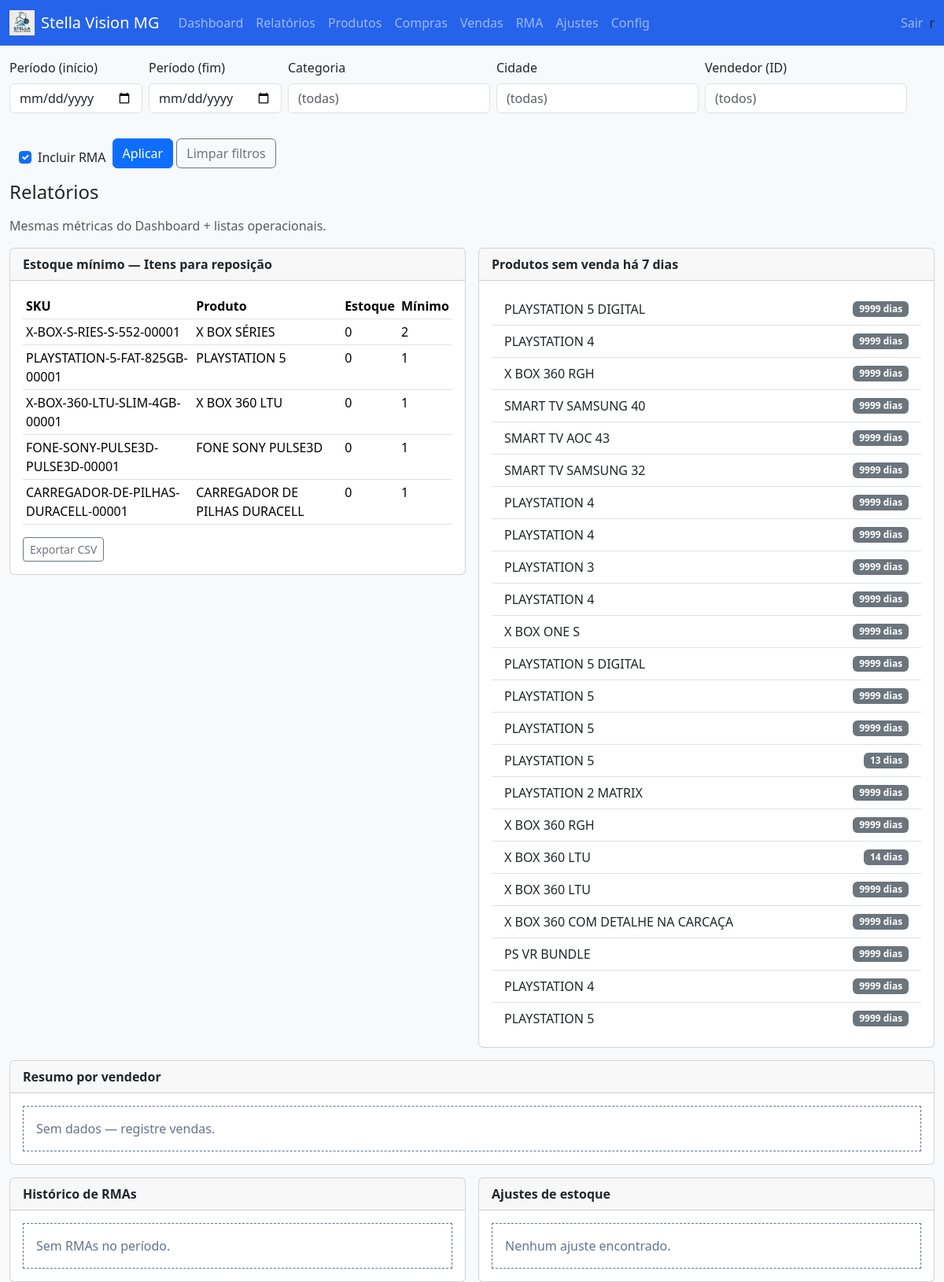
/relatorios (signed in), run on the app's committed database.
### tables this page shows
CREATE TABLE products(
  id INTEGER PRIMARY KEY AUTOINCREMENT,
  sku TEXT UNIQUE NOT NULL,
  nome TEXT NOT NULL,
  categoria TEXT,
  plataforma TEXT, modelo TEXT, capacidade TEXT, cor TEXT, regiao TEXT, condicao TEXT,
  preco_lista REAL DEFAULT 0,
  custo_base REAL,
  estoque_minimo INTEGER DEFAULT 0,
  estoque_atual INTEGER DEFAULT 0,
  created_at TEXT, updated_at TEXT
, supplier_id INTEGER REFERENCES suppliers(id));

### app.py (the view)
@app.route("/relatorios")
def relatorios():
    ini,fim,categoria,cidade,vendedor,incluir_rma = get_filters()
    kpis = compute_kpis(ini,fim,categoria,cidade,vendedor,incluir_rma)
    with conn() as c:
        repos = c.execute("SELECT sku,nome,estoque_atual,estoque_minimo FROM products WHERE estoque_atual < estoque_minimo").fetchall()
        rows = c.execute("""
          SELECT u.nome, COALESCE(SUM(si.qtde*si.preco_unit),0) faturamento,
                 COALESCE(SUM(si.qtde*si.preco_unit - si.qtde*si.custo_snap),0) margem,
                 AVG(si.preco_unit) ticket
          FROM sales s JOIN sale_items si ON si.sale_id=s.id JOIN users u ON u.id=s.vendedor_id
          GROUP BY u.id
        """).fetchall()
        rma_hist = c.execute("""
          SELECT codigo_rma, sale_id, tipo, status, motivo, substr(created_at,1,10) AS created_at
          FROM rmas ORDER BY id DESC LIMIT 20
        """).fetchall()
        ajustes_hist = c.execute("""
          SELECT a.id, p.nome, a.ajuste_tipo, a.qtde_delta, a.qtde_antes, a.qtde_depois, substr(a.created_at,1,16) created_at
          FROM stock_adjustments a JOIN products p ON p.id=a.product_id ORDER BY a.id DESC LIMIT 20
        """).fetchall()
    return render_template("relatorios.html",
        reposicao=repos, sem_venda=kpis["sem_venda_list"], no_sale_days=get_settings()["no_sale_days"],
        por_vendedor=rows, rma_hist=rma_hist, ajustes_hist=ajustes_hist)

### app.py (called while the page is built, shortened)
@app.before_request
def require_login():
    exempt = {"login", "logout", "dev_sku", "_dev_routes"}
    endpoint = request.endpoint or ""
    g.user_id = session.get("user_id")
    if endpoint in exempt or endpoint.startswith("static"):
        return
    if g.user_id is None:
        return redirect(url_for("login"))

def conn():
    c = sqlite3.connect(DB_PATH)
    c.row_factory = sqlite3.Row
    return c

def parse_date(s):
    if not s: return None

def date_range_labels(d0, d1):
    out = []
    while d0 <= d1:
        out.append(d0.isoformat())
        d0 += datetime.timedelta(days=1)
    return out

def get_settings():
    with conn() as c:
        rows = {r["key"]: r["value"] for r in c.execute("SELECT key,value FROM settings")}
    return {
        "discount_limit_pct": float(rows.get("discount_limit_pct","10")),
        "rma_window_days": int(rows.get("rma_window_days","30")),
        "no_sale_days": int(rows.get("no_sale_days","7")),
        "theme_primary": rows.get("theme_primary", "#2563eb"),
    }

def get_filters():
    today = datetime.date.today()
    ini = parse_date(request.args.get("ini")) or (today - datetime.timedelta(days=29))
    fim = parse_date(request.args.get("fim")) or today
    categoria = request.args.get("categoria") or None
    cidade = request.args.get("cidade") or None
    vendedor = request.args.get("vendedor") or None
    incluir_rma = request.args.get("incluir_rma","1") == "1"
    return ini, fim, categoria, cidade, vendedor, incluir_rma

def apply_filters_where(ini,fim,categoria,cidade,vendedor):
    where = ["date(s.data) BETWEEN ? AND ?"]
    params = [ini.isoformat(), fim.isoformat()]
    if categoria:
        where.append("(p.categoria = ? OR (p.categoria IS NULL AND ?='Sem categoria') )")
        params.append(categoria); params.append(categoria)
    if cidade:
        where.append("(s.cidade_snapshot = ?)")
        params.append(cidade)
    if vendedor:
        where.append("(s.vendedor_id = ?)")
        params.append(vendedor)
    return " AND ".join(where), params

@app.context_processor
def inject_helpers():
    def q_toggle_top(metric):
        args = request.args.to_dict()
        args["top"] = metric
        return "&".join([f"{k}={v}" for k,v in args.items()])
    return {"br_money": br_money, "q_toggle_top": q_toggle_top}

@app.context_processor
def inject_env_flag():
    return {"IS_DEV": os.environ.get("PORT") == "5001"}

### templates/relatorios.html
{% extends "base.html" %}
{% from "_filters.html" import filters_bar %}
{% block filters %}{{ filters_bar() }}{% endblock %}
{% block content %}
<h4 class="mb-3">Relatórios</h4>
<p class="text-muted">Mesmas métricas do Dashboard + listas operacionais.</p>
<div class="row g-3">
  <div class="col-lg-6">
    <div class="card">
      <div class="card-header"><strong>Estoque mínimo — Itens para reposição</strong></div>
      <div class="card-body">
        {% if reposicao %}
          <table class="table table-sm">
            <thead><tr><th>SKU</th><th>Produto</th><th>Estoque</th><th>Mínimo</th></tr></thead>
            <tbody>
            {% for r in reposicao %}
              <tr><td>{{ r.sku }}</td><td>{{ r.nome }}</td><td>{{ r.estoque_atual }}</td><td>{{ r.estoque_minimo }}</td></tr>
            {% endfor %}
            </tbody>
          </table>
          <a class="btn btn-outline-secondary btn-sm" href="{{ url_for('export_reposicao_csv') }}">Exportar CSV</a>
        {% else %}
          <div class="card-empty p-3">Sem dados ainda — cadastre produtos e estoques mínimos.</div>
        {% endif %}
      </div>
    </div>
  </div>
  <div class="col-lg-6">
    <div class="card">
      <div class="card-header"><strong>Produtos sem venda há {{ no_sale_days }} dias</strong></div>
      <div class="card-body">
        {% if sem_venda %}
        <ul class="list-group list-group-flush">
          {% for p in sem_venda %}
            <li class="list-group-item d-flex justify-content-between align-items-center">
              {{ p.nome }} <span class="badge bg-secondary">{{ p.dias }} dias</span>
            </li>
          {% endfor %}
        </ul>
        {% else %}
          <div class="card-empty p-3">Sem dados — registre vendas ou aumente a janela em Config.</div>
        {% endif %}
      </div>
    </div>
  </div>
  <div class="col-12">
    <div class="card">
      <div class="card-header"><strong>Resumo por vendedor</strong></div>
      <div class="card-body">
        {% if por_vendedor %}
        <table class="table table-sm">
          <thead><tr><th>Vendedor</th><th>Faturamento</th><th>Margem (R$)</th><th>Ticket médio</th></tr></thead>
          <tbody>
            {% for row in por_vendedor %}
              <tr>
                <td>{{ row.nome }}</td>
                <td>R$ {{ "{:,.2f}".format(row.faturamento).replace(",", "X").replace(".", ",").replace("X", ".") }}</td>
                <td>R$ {{ "{:,.2f}".format(row.margem).replace(",", "X").replace(".", ",").replace("X", ".") }}</td>
                <td>R$ {{ "{:,.2f}".format(row.ticket).replace(",", "X").replace(".", ",").replace("X", ".") }}</td>
              </tr>
            {% endfor %}
          </tbody>
        </table>
        {% else %}
          <div class="card-empty p-3">Sem dados — registre vendas.</div>
        {% endif %}
      </div>
    </div>
  </div>
  <div class="col-lg-6">
    <div class="card">
      <div class="card-header"><strong>Histórico de RMAs</strong></div>
      <div class="card-body">
        {% if rma_hist %}
        <table class="table table-sm">
          <thead><tr><th>Código</th><th>Venda</th><th>Tipo</th><th>Status</th><th>Motivo</th><th>Criado</th></tr></thead>
          <tbody>
            {% for r in rma_hist %}
              <tr><td>{{ r.codigo_rma }}</td><td>#{{ r.sale_id }}</td><td>{{ r.tipo }}</td><td>{{ r.status }}</td><td>{{ r.motivo }}</td><td>{{ r.created_at }}</td></tr>
            {% endfor %}
          </tbody>
        </table>
        {% else %}
          <div class="card-empty p-3">Sem RMAs no período.</div>
        {% endif %}
      </div>
    </div>
  </div>
  <div class="col-lg-6">
    <div class="card">
      <div class="card-header"><strong>Ajustes de estoque</strong></div>
      <div class="card-body">
        {% if ajustes_hist %}
        <table class="table table-sm">
          <thead><tr><th>Produto</th><th>Tipo</th><th>Δ Qtde</th><th>Antes→Depois</th><th>Motivo</th><th>Data</th></tr></thead>
          <tbody>
            {% for a in ajustes_hist %}
              <tr>
                <td>{{ a.nome }}</td>
                <td>{{ a.ajuste_tipo }}</td>
                <td>{{ a.qtde_delta }}</td>
                <td>{{ a.qtde_antes }} → {{ a.qtde_depois }}</td>
                <td>{{ a.motivo }}</td>
                <td>{{ a.created_at }}</td>
              </tr>
            {% endfor %}
          </tbody>
        </table>
        <a class="btn btn-outline-secondary btn-sm" href="{{ url_for('export_ajustes_csv') }}">Exportar CSV</a>
        {% else %}
          <div class="card-empty p-3">Nenhum ajuste encontrado.</div>
        {% endif %}
      </div>
    </div>
  </div>
</div>
{% endblock %}

### templates/base.html (shortened to what this page needs)
{% set title = title or "Stella Vision MG" %}
<!doctype html>
<html lang="pt-BR">
<head>
  <link href="https://cdn.jsdelivr.net/npm/bootstrap@5.3.3/dist/css/bootstrap.min.css" rel="stylesheet">
  <link href="{{ url_for('static', filename='css/style.css') }}" rel="stylesheet">
</head>
<body class="bg-light">
<nav class="navbar navbar-expand-lg navbar-dark" style="background:#2563eb">
  <div class="container-fluid">
    <a class="navbar-brand d-flex align-items-center" href="/">
      <img src="{{ url_for('static', filename='img/stella_vision_logo.png') }}" width="32" height="32" class="me-2"/>
      Stella Vision MG
    </a>
    <div id="nav" class="collapse navbar-collapse">
      <ul class="navbar-nav me-auto mb-2 mb-lg-0">
        <li class="nav-item"><a class="nav-link" href="/dashboard">Dashboard</a></li>
        <li class="nav-item"><a class="nav-link" href="/relatorios">Relatórios</a></li>
        <li class="nav-item"><a class="nav-link" href="/produtos">Produtos</a></li>
        <li class="nav-item"><a class="nav-link" href="/compras">Compras</a></li>
        <li class="nav-item"><a class="nav-link" href="/vendas">Vendas</a></li>
        <li class="nav-item"><a class="nav-link" href="/rmas">RMA</a></li>
        <li class="nav-item"><a class="nav-link" href="/ajustes">Ajustes</a></li>
        <li class="nav-item"><a class="nav-link" href="/config">Config</a></li>
      </ul>
      <ul class="navbar-nav ms-auto">
        {% if session.get('user_id') %}
          <li class="nav-item"><a class="nav-link" href="{{ url_for('logout') }}">Sair</a></li>
        {% else %}
          <li class="nav-item"><a class="nav-link" href="{{ url_for('login') }}">Entrar</a></li>
        {% endif %}
      </ul>
    </div>r
  </div>
</nav>
<div class="container-fluid mt-3">
  {% block filters %}{% endblock %}
  {% block content %}{% endblock %}
</div>
</body>
</html>

### templates/_filters.html
{% macro filters_bar() %}
<form class="row g-2 align-items-end mb-3" method="get">
  <div class="col-auto">
    <label class="form-label">Período (início)</label>
    <input type="date" class="form-control" name="ini" value="{{ request.args.get('ini','') }}">
  </div>
  <div class="col-auto">
    <label class="form-label">Período (fim)</label>
    <input type="date" class="form-control" name="fim" value="{{ request.args.get('fim','') }}">
  </div>
  <div class="col-auto">
    <label class="form-label">Categoria</label>
    <input type="text" class="form-control" name="categoria" placeholder="(todas)" value="{{ request.args.get('categoria','') }}">
  </div>
  <div class="col-auto">
    <label class="form-label">Cidade</label>
    <input type="text" class="form-control" name="cidade" placeholder="(todas)" value="{{ request.args.get('cidade','') }}">
  </div>
  <div class="col-auto">
    <label class="form-label">Vendedor (ID)</label>
    <input type="number" class="form-control" name="vendedor" placeholder="(todos)" value="{{ request.args.get('vendedor','') }}">
  </div>
  <div class="col-auto form-check ms-3 mt-4">
    {% set inc_rma = request.args.get('incluir_rma','1') %}
    <input class="form-check-input" type="checkbox" id="incRMA" name="incluir_rma" value="1" {% if inc_rma=='1' %}checked{% endif %}>
    <label class="form-check-label" for="incRMA">Incluir RMA</label>
  </div>
  <div class="col-auto">
    <button class="btn btn-primary mt-4">Aplicar</button>
    <a class="btn btn-outline-secondary mt-4" href="{{ request.path }}">Limpar filtros</a>
  </div>
</form>
{% endmacro %}

### static/css/style.css (style rules this page uses)
:root { --primary:#2563eb; --success:#16a34a; --warn:#f59e0b; --danger:#dc2626; --muted:#64748b; }
.card-empty { border:1px dashed var(--muted); color:var(--muted); }

### data on the page
products: sku "X-BOX-S-RIES-S-552-00001", nome "X BOX SÉRIES", estoque_atual "0", estoque_minimo "2"
products: sku "PLAYSTATION-5-FAT-825GB-00001", nome "PLAYSTATION 5", estoque_atual "0", estoque_minimo "1", dias "13"
products: sku "X-BOX-360-LTU-SLIM-4GB-00001", nome "X BOX 360 LTU", estoque_atual "0", estoque_minimo "1", dias "14"
products: sku "FONE-SONY-PULSE3D-PULSE3D-00001", nome "FONE SONY PULSE3D", estoque_atual "0", estoque_minimo "1"
products: sku "CARREGADOR-DE-PILHAS-DURACELL-00001", nome "CARREGADOR DE PILHAS DURACELL", estoque_atual "0", estoque_minimo "1"
products: nome "PLAYSTATION 5 DIGITAL", dias "9999"
products: nome "PLAYSTATION 4", dias "9999"
products: nome "X BOX 360 RGH", dias "9999"
products: nome "SMART TV SAMSUNG 40", dias "9999"
products: nome "SMART TV AOC 43", dias "9999"
products: nome "SMART TV SAMSUNG 32", dias "9999"
products: nome "PLAYSTATION 4", dias "9999"
products: nome "PLAYSTATION 4", dias "9999"
products: nome "PLAYSTATION 3", dias "9999"
products: nome "PLAYSTATION 4", dias "9999"
products: nome "X BOX ONE S", dias "9999"
products: nome "PLAYSTATION 5 DIGITAL", dias "9999"
products: nome "PLAYSTATION 5", dias "9999"
products: nome "PLAYSTATION 5", dias "9999"
products: nome "PLAYSTATION 2 MATRIX", dias "9999"
products: nome "X BOX 360 RGH", dias "9999"
products: nome "X BOX 360 LTU", dias "9999"
products: nome "X BOX 360 COM DETALHE NA CARCAÇA", dias "9999"
products: nome "PS VR BUNDLE", dias "9999"
products: nome "PLAYSTATION 4", dias "9999"
products: nome "PLAYSTATION 5", dias "9999"

### other printed values
{{ no_sale_days }} "7"
